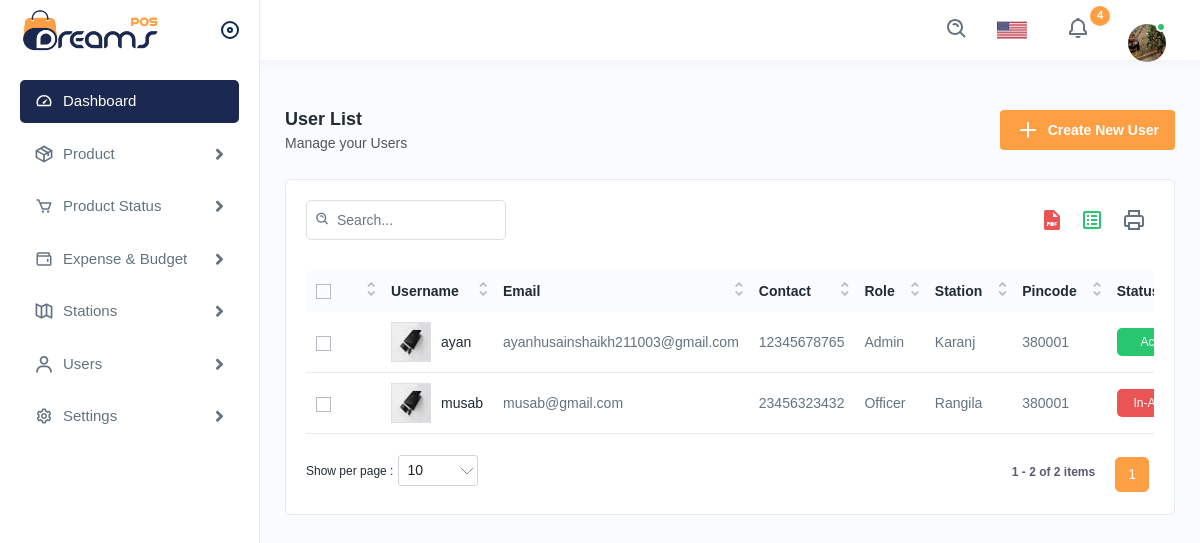
/userlists, run on an earlier commit of the app's database.
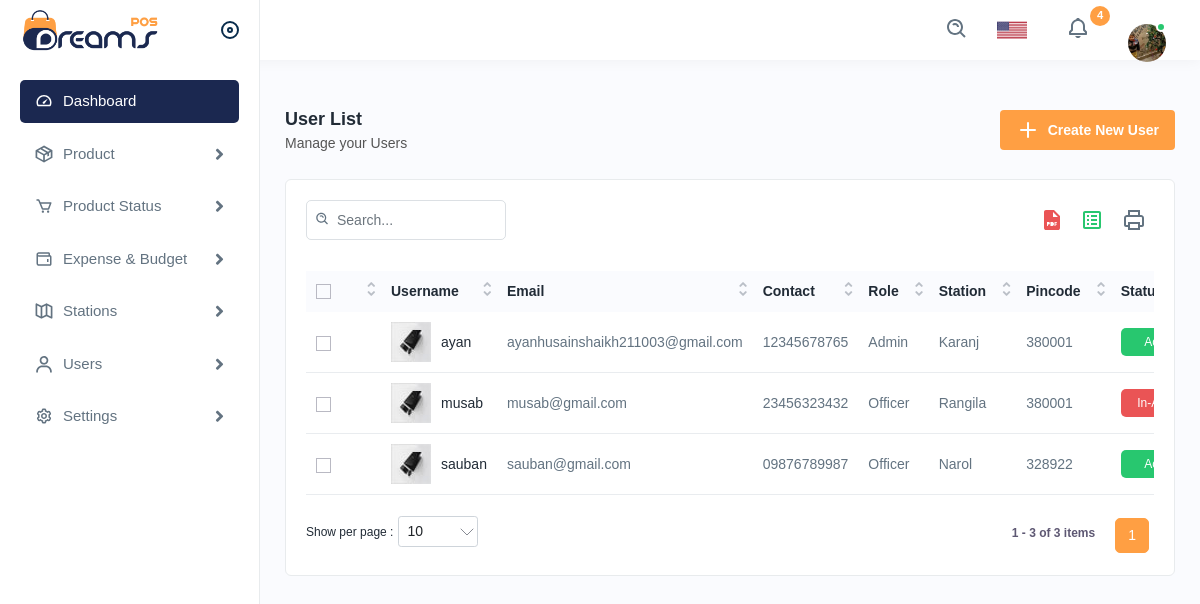
And on a later commit of the database.
### app/models.py (models this page shows, shortened)
class User(models.Model):
    user_id = models.IntegerField(primary_key=True, unique=True)
    username = models.CharField(max_length=255, unique=True)
    password = models.CharField(max_length=255)
    role = models.ForeignKey(role, null=True, blank=True, on_delete=models.SET_NULL)
    first_name = models.CharField(max_length=255)
    last_name = models.CharField(max_length=255)
    contact_number = models.CharField(max_length=15, null=True, blank=True)
    email = models.EmailField(unique=True, null=True, blank=True)
    station = models.ForeignKey(stationDetails, null=True, blank=True, on_delete=models.SET_NULL)
    last_login = models.DateTimeField(null=True, blank=True)
    is_active = models.BooleanField(default=True)

class role(models.Model):
    role_id = models.IntegerField(primary_key=True)
    role = models.CharField(max_length=255)

class stationDetails(models.Model):
    station_id = models.IntegerField(primary_key=True)
    station_name = models.CharField(max_length=255)
    station_code = models.CharField(max_length=255)
    station_address = models.CharField(max_length=255)

### app/views.py (the view)
# urls.py: path('userlists', views.userlists, name='userlists'),
def userlists(request):
    users = User.objects.all()
    return render(request,'userlists.html', {'users': users})

### templates/userlists.html (shortened to what the changed rows need)
﻿{% extends 'navbar.html' %}
{% load static %}
{% block body %}
<div class="main-wrapper">
    <div class="page-wrapper">
        <div class="content">
            <div class="card">
                <div class="card-body">
                    <div class="table-top">
                        <div class="search-set">
                        </div>
                        <div class="wordset">
                        </div>
                    </div>
                    <div class="table-responsive">
                        <table class="table datanew">
                            <thead>
                                <tr>
                                    <th>
                                        <label class="checkboxs">
                                            <span class="checkmarks"></span>
                                        </label>
                                    </th>
                                    <th>Username</th>
                                    <th>Email</th>
                                    <th>Contact</th>
                                    <th>Role</th>
                                    <th>Station</th>
                                    <th>Pincode</th>
                                    <th>Status</th>
                                </tr>
                            </thead>
                            <tbody>
                                {% for users in users %}
                                <tr>
                                    <td>
                                        <label class="checkboxs">
                                            <span class="checkmarks"></span>
                                        </label>
                                    </td>
                                    <td class="productimgname">
                                        <a href="javascript:void(0);" class="product-img">
                                            <img src="{% static 'assets/img/product/product1.jpg' %}" alt="product">
                                        </a>
                                        <a href="javascript:void(0);">{{users.username}}</a>
                                    </td>
                                    <td>{{users.email}}</td>
                                    <td>{{users.contact_number}}</td>
                                    <td>{{users.role.role}}</td>
                                    <td>{{users.station.station_name}}</td>
                                    <td>{{users.station.station_code}}</td>
                                    {% if users.is_active %}
                                    <td><span class="badges bg-lightgreen">Active</span></td>
                                    {% else %}
                                    <td><span class="badges bg-lightred">In-Active</span></td>
                                    {% endif %}
                                </tr>
                                {% endfor %}
                            </tbody>
                        </table>
                    </div>
                </div>
            </div>
        </div>
    </div>
</div>
{% endblock %}

What changed in the data, as far as the page shows it:
added User: username "sauban", email "sauban@gmail.com", contact_number "09876789987", role.role "Officer", station.station_name "Narol", station.station_code "328922", is_active "Active"
Also different on the page:
text written by a page script: "1 1 - 2 of 2 items" → "1 1 - 3 of 3 items"
